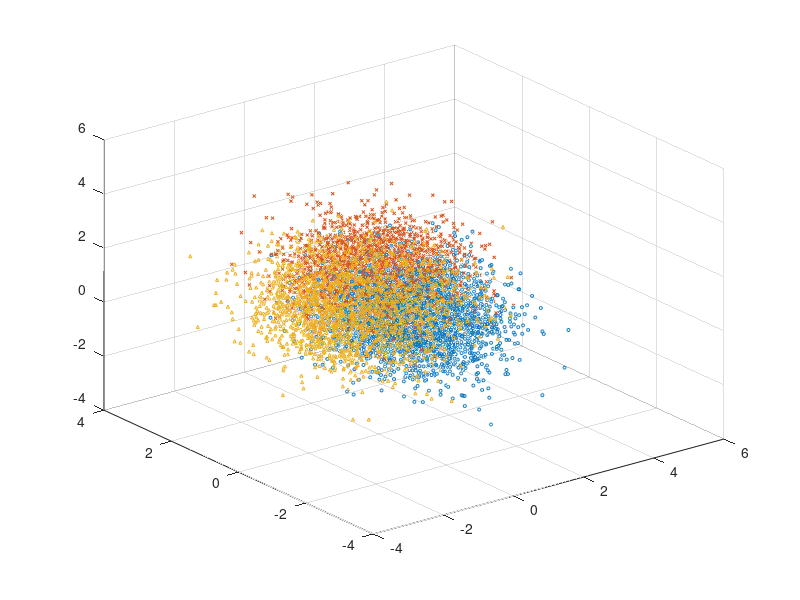

MATLAB code for this plot: (Note: this script raises an error after producing the figure.)
%% Question2 GenerateData 
% Kieran McVeigh 2/21/21
clear;

mean_one_vector = [1 0 0];
mean_two_vector =[1 1 1];
mean_threeA_vector = [0 1 0];%3a
mean_threeB_vector = [0 0 1];%3b

covariance = [.75 0 0; 0 .75 0; 0 0 .75];

%Set class priors to 0.3,0.3,0.4.
rand_nums = rand(10000,1);
class_1 = rand_nums < .3; n_class_1 = sum(class_1);
class_2 = (.3 <= rand_nums)& (rand_nums < .6); n_class_2 = sum(class_2);
class_3a = (.6 <= rand_nums)& (rand_nums < .8); n_class_3a = sum(class_3a);
class_3b =  .8 <= rand_nums; n_class_3b = sum(class_3b);

class_1_data = mvnrnd(mean_one_vector',covariance,n_class_1);
class_2_data =mvnrnd(mean_two_vector',covariance,n_class_2);
class_3a_data =mvnrnd(mean_threeA_vector',covariance,n_class_3a);
class_3b_data =mvnrnd(mean_threeB_vector',covariance,n_class_3b);

% scatter3(class_1_data(:,1),class_1_data(:,2),class_1_data(:,3))
% hold on
% scatter3(class_2_data(:,1),class_2_data(:,2),class_2_data(:,3))
% scatter3(class_3a_data(:,1),class_3a_data(:,2),class_3a_data(:,3))
% scatter3(class_3b_data(:,1),class_3b_data(:,2),class_3b_data(:,3))

class_1_data = [class_1_data, ones(n_class_1,1)];
class_2_data = [class_2_data, ones(n_class_2,1)*2];
class_3a_data = [class_3a_data, ones(n_class_3a,1)*3];
class_3b_data = [class_3b_data, ones(n_class_3b,1)*3];

all_data_question_two = [class_1_data; class_2_data; class_3a_data; class_3b_data];
label_marker = ['o','x','^'];
for label=1:3
    
    class_data = all_data_question_two(all_data_question_two(:,4)==label,:);
    scatter3(class_data(:,1),...
        class_data(:,2),...
        class_data(:,3),...
        ones(length(class_data),1)*5,...
        label_marker(label));
    hold on
end
writematrix(all_data_question_two)

